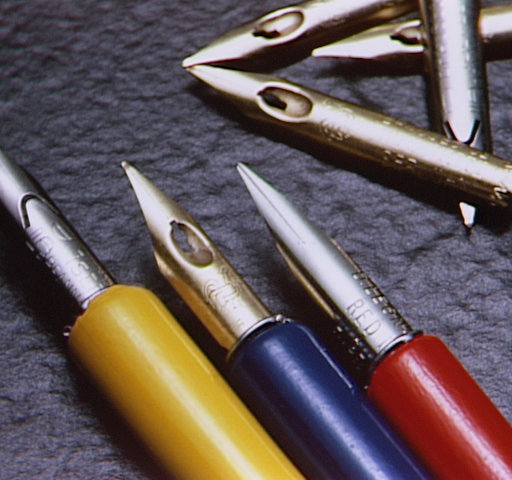
#> input picture 6边缘检测/test.jpg, 512 x 480 px
$ jupyter execute '6.3Laplacian算子.ipynb'   (older library calls are emulated)
#> lines starting #> are read from the running program, lines starting #| are printed output that depends on the picture; after the words box and inside, x2 and y2 are one past the last pixel; in counts of white or black regions, pixels touching at a corner belong together
[cell 1]
import cv2
import numpy as np
import matplotlib.pyplot as plt

# 设置中文显示
plt.rcParams['font.sans-serif'] = ['SimHei']
plt.rcParams['axes.unicode_minus'] = False

# ---------------------- 1. 工具函数（仅必要的噪声生成） ----------------------
def add_salt_pepper_noise(img, noise_ratio=0.02):
    noisy_img = img.copy()
    noise_num = int(noise_ratio * img.size)
    for _ in range(noise_num//2):
        x = np.random.randint(0, img.shape[0])
        y = np.random.randint(0, img.shape[1])
        noisy_img[x, y] = 255
    for _ in range(noise_num//2):
        x = np.random.randint(0, img.shape[0])
        y = np.random.randint(0, img.shape[1])
        noisy_img[x, y] = 0
    return noisy_img

# ---------------------- 2. 图像加载与预处理 ----------------------
# 读取灰度图像（替换为你的图像路径）
img = cv2.imread('test.jpg', cv2.IMREAD_GRAYSCALE)
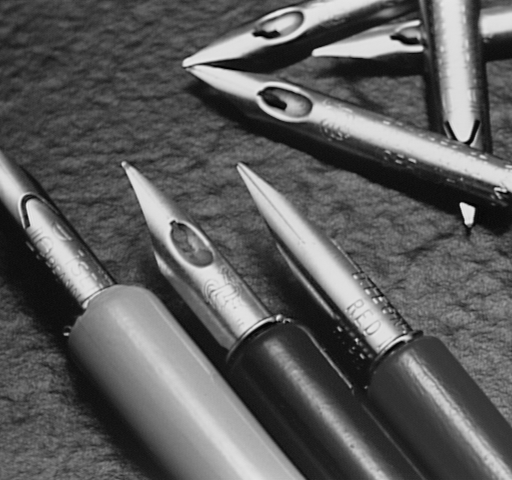
#> img: shape (480, 512); min 1, max 235, mean 92.1
# 若读取失败，生成500×500的矩形测试图（比随机图更易观察边缘）
if img is None:
    img = np.zeros((500, 500), dtype=np.uint8)
    cv2.rectangle(img, (100, 100), (400, 400), 200, -1)
    cv2.circle(img, (250, 250), 100, 150, -1)

# 生成加噪图像（椒盐噪声比例0.02）
img_noisy = add_salt_pepper_noise(img, noise_ratio=0.02)
#> after the loop in add_salt_pepper_noise, `for _ in range(noise_num//2):`:
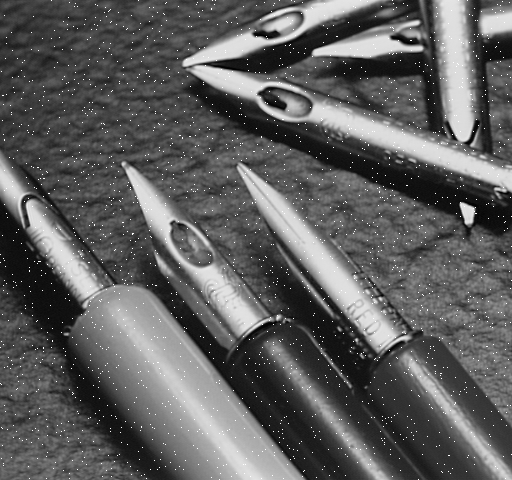
#> noisy_img: shape (480, 512); 1% of pixels changed, all inside (x1, y1, x2, y2) = (0, 0, 512, 480)
#> after the loop in add_salt_pepper_noise, `for _ in range(noise_num//2):`:
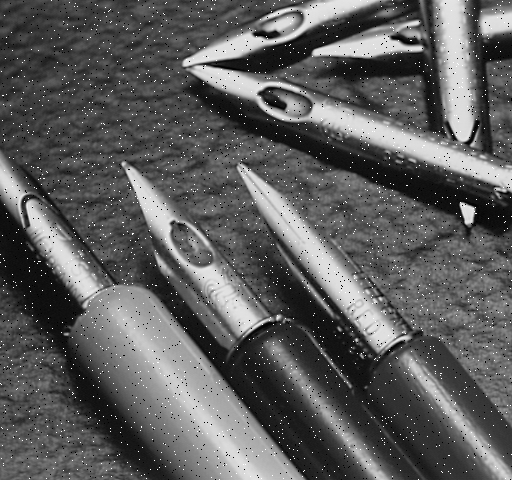
#> noisy_img: shape (480, 512); 0.99% of pixels changed, all inside (x1, y1, x2, y2) = (0, 0, 512, 480)

# ---------------------- 3. Laplacian算子边缘检测（核心逻辑） ----------------------
# 定义4邻域Laplacian卷积核（二阶微分离散化）
laplacian_kernel = np.array([[0, 1, 0],
                             [1, -4, 1],
                             [0, 1, 0]], dtype=np.float32)

# 原图Laplacian检测
img_float = img.astype(np.float64)
laplacian_origin = cv2.filter2D(img_float, cv2.CV_64F, laplacian_kernel)
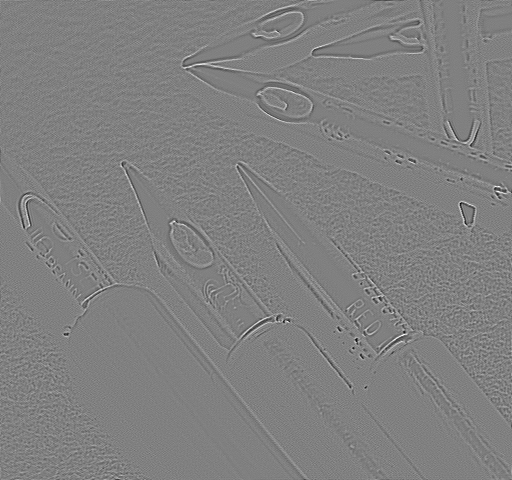
#> laplacian_origin: shape (480, 512) float64; min -176, max 173, mean 0; drawn with min black and max white
laplacian_origin = np.abs(laplacian_origin)
laplacian_origin = cv2.normalize(laplacian_origin, None, 0, 255, cv2.NORM_MINMAX).astype(np.uint8)

# 加噪图Laplacian检测
img_noisy_float = img_noisy.astype(np.float64)
laplacian_noisy = cv2.filter2D(img_noisy_float, cv2.CV_64F, laplacian_kernel)
laplacian_noisy = np.abs(laplacian_noisy)
laplacian_noisy = cv2.normalize(laplacian_noisy, None, 0, 255, cv2.NORM_MINMAX).astype(np.uint8)

# 扩展：8邻域Laplacian检测（可选对比）
laplacian_kernel_8 = np.array([[1, 1, 1],
                               [1, -8, 1],
                               [1, 1, 1]], dtype=np.float32)
laplacian_8_origin = cv2.filter2D(img_float, cv2.CV_64F, laplacian_kernel_8)
laplacian_8_origin = np.abs(laplacian_8_origin)
laplacian_8_origin = cv2.normalize(laplacian_8_origin, None, 0, 255, cv2.NORM_MINMAX).astype(np.uint8)

laplacian_8_noisy = cv2.filter2D(img_noisy_float, cv2.CV_64F, laplacian_kernel_8)
laplacian_8_noisy = np.abs(laplacian_8_noisy)
laplacian_8_noisy = cv2.normalize(laplacian_8_noisy, None, 0, 255, cv2.NORM_MINMAX).astype(np.uint8)

# ---------------------- 4. 可视化对比（4×2竖版布局，和你原代码一致） ----------------------
plt.figure(figsize=(10, 16))

plt.subplot(4, 2, 1)
plt.imshow(img, cmap='gray')
plt.title('1. 原图', fontsize=11)
plt.axis('off')

plt.subplot(4, 2, 2)
plt.imshow(img_noisy, cmap='gray')
plt.title('2. 加椒盐噪声图像', fontsize=11)
plt.axis('off')

plt.subplot(4, 2, 3)
plt.imshow(laplacian_origin, cmap='gray')
plt.title('3. Laplacian4邻域（原图）', fontsize=11)
plt.axis('off')

plt.subplot(4, 2, 4)
plt.imshow(laplacian_noisy, cmap='gray')
plt.title('4. Laplacian4邻域（加噪）', fontsize=11)
plt.axis('off')

plt.subplot(4, 2, 5)
plt.imshow(laplacian_8_origin, cmap='gray')
plt.title('5. Laplacian8邻域（原图）', fontsize=11)
plt.axis('off')

plt.subplot(4, 2, 6)
plt.imshow(laplacian_8_noisy, cmap='gray')
plt.title('6. Laplacian8邻域（加噪）', fontsize=11)
plt.axis('off')

# 补充：OpenCV内置Laplacian对比（可选）
laplacian_cv = cv2.Laplacian(img, cv2.CV_64F, ksize=3)
laplacian_cv = np.abs(laplacian_cv)
laplacian_cv = cv2.normalize(laplacian_cv, None, 0, 255, cv2.NORM_MINMAX).astype(np.uint8)

laplacian_cv_noisy = cv2.Laplacian(img_noisy, cv2.CV_64F, ksize=3)
laplacian_cv_noisy = np.abs(laplacian_cv_noisy)
laplacian_cv_noisy = cv2.normalize(laplacian_cv_noisy, None, 0, 255, cv2.NORM_MINMAX).astype(np.uint8)

plt.subplot(4, 2, 7)
plt.imshow(laplacian_cv, cmap='gray')
plt.title('7. OpenCV-Laplacian（原图）', fontsize=11)
plt.axis('off')

plt.subplot(4, 2, 8)
plt.imshow(laplacian_cv_noisy, cmap='gray')
plt.title('8. OpenCV-Laplacian（加噪）', fontsize=11)
plt.axis('off')

plt.tight_layout()
plt.subplots_adjust(wspace=0.1, hspace=0.2)
plt.show()

[cell 2]
import cv2
import numpy as np
import matplotlib.pyplot as plt

# 设置中文显示
plt.rcParams['font.sans-serif'] = ['SimHei']
plt.rcParams['axes.unicode_minus'] = False

# ---------------------- 1. 工具函数 ----------------------
def add_salt_pepper_noise(img, noise_ratio=0.02):
    noisy_img = img.copy()
    noise_num = int(noise_ratio * img.size)
    for _ in range(noise_num//2):
        x = np.random.randint(0, img.shape[0])
        y = np.random.randint(0, img.shape[1])
        noisy_img[x, y] = 255
    for _ in range(noise_num//2):
        x = np.random.randint(0, img.shape[0])
        y = np.random.randint(0, img.shape[1])
        noisy_img[x, y] = 0
    return noisy_img

# ---------------------- 2. 图像加载与预处理 ----------------------
img = cv2.imread('test.jpg', cv2.IMREAD_GRAYSCALE)
if img is None:
    img = np.zeros((500, 500), dtype=np.uint8)
    cv2.rectangle(img, (100, 100), (400, 400), 200, -1)
    cv2.circle(img, (250, 250), 100, 150, -1)

# 生成椒盐噪声（比例调高到0.05，更明显）
img_noisy = add_salt_pepper_noise(img, noise_ratio=0.05)
#> after the loop in add_salt_pepper_noise, `for _ in range(noise_num//2):`:
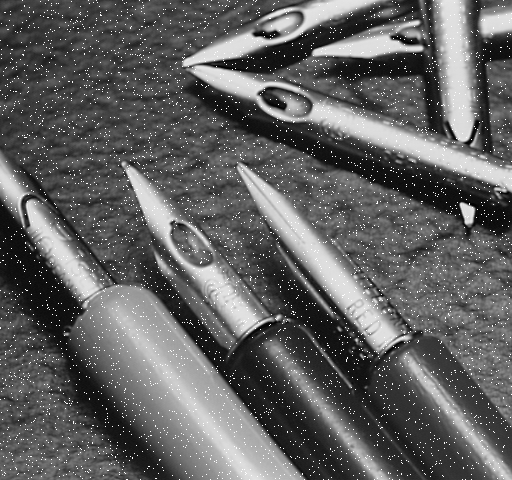
#> noisy_img: shape (480, 512); 2.47% of pixels changed, all inside (x1, y1, x2, y2) = (0, 0, 512, 480)
#> after the loop in add_salt_pepper_noise, `for _ in range(noise_num//2):`:
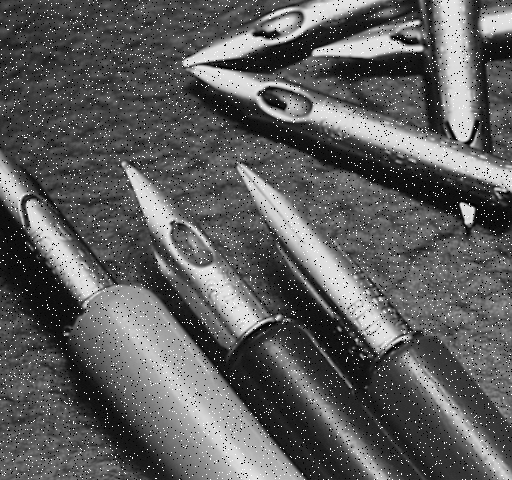
#> noisy_img: shape (480, 512); 2.48% of pixels changed, all inside (x1, y1, x2, y2) = (0, 0, 512, 480)

# 关键：椒盐噪声用中值滤波去噪（核大小3×3，必须是奇数）
img_noisy_smooth = cv2.medianBlur(img_noisy, 3)  # 替换高斯滤波为中值滤波

# ---------------------- 3. Laplacian 检测 ----------------------
laplacian_kernel = np.array([[0, 1, 0], [1, -4, 1], [0, 1, 0]], dtype=np.float32)

# 原图 Laplacian
img_float = img.astype(np.float64)
laplacian_origin = cv2.filter2D(img_float, cv2.CV_64F, laplacian_kernel)
laplacian_origin = np.abs(laplacian_origin)
laplacian_origin = cv2.normalize(laplacian_origin, None, 0, 255, cv2.NORM_MINMAX).astype(np.uint8)

# 加噪图直接 Laplacian（傻掉版）
img_noisy_float = img_noisy.astype(np.float64)
laplacian_noisy = cv2.filter2D(img_noisy_float, cv2.CV_64F, laplacian_kernel)
laplacian_noisy = np.abs(laplacian_noisy)
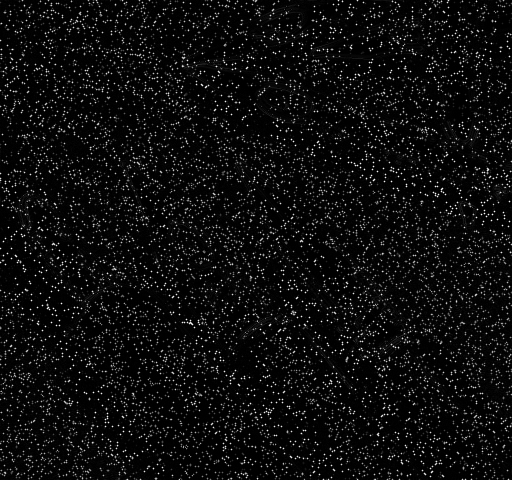
#> laplacian_noisy: shape (480, 512) float64; min 0, max 1000, mean 54.8; drawn with min black and max white
laplacian_noisy = cv2.normalize(laplacian_noisy, None, 0, 255, cv2.NORM_MINMAX).astype(np.uint8)

# 加噪图先中值滤波再 Laplacian（椒盐噪声专属救回版）
img_noisy_smooth_float = img_noisy_smooth.astype(np.float64)
laplacian_noisy_smooth = cv2.filter2D(img_noisy_smooth_float, cv2.CV_64F, laplacian_kernel)
laplacian_noisy_smooth = np.abs(laplacian_noisy_smooth)
laplacian_noisy_smooth = cv2.normalize(laplacian_noisy_smooth, None, 0, 255, cv2.NORM_MINMAX).astype(np.uint8)

# 增强对比度（让边缘更明显）
laplacian_origin = cv2.convertScaleAbs(laplacian_origin, alpha=3)
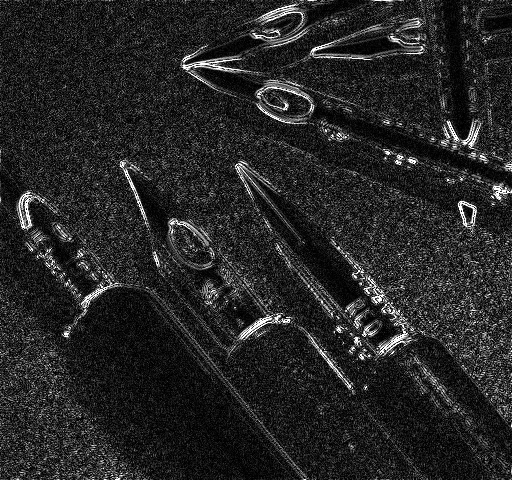
#> laplacian_origin: shape (480, 512); min 0, max 255, mean 38
laplacian_noisy = cv2.convertScaleAbs(laplacian_noisy, alpha=3)
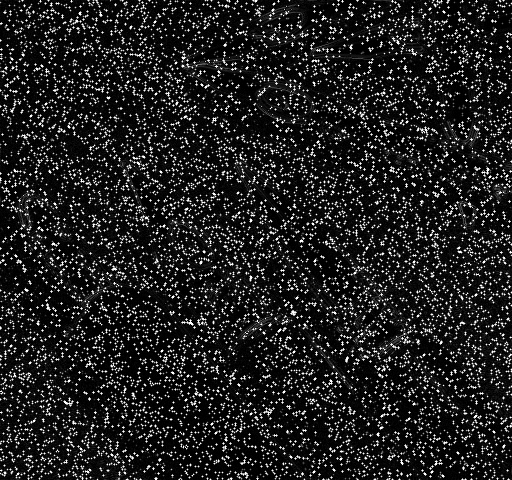
#> laplacian_noisy: shape (480, 512); min 0, max 255, mean 32.4
laplacian_noisy_smooth = cv2.convertScaleAbs(laplacian_noisy_smooth, alpha=3)
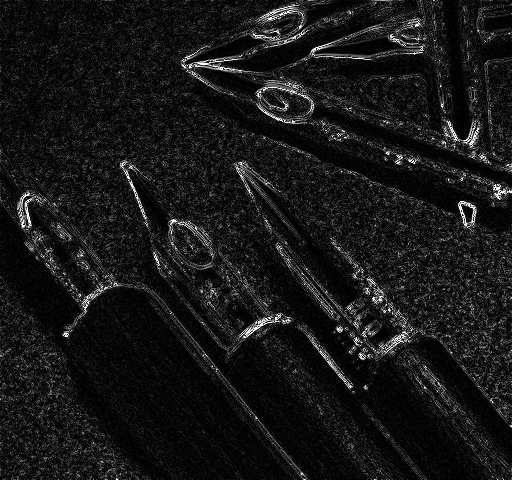
#> laplacian_noisy_smooth: shape (480, 512); min 0, max 255, mean 23

# ---------------------- 4. 可视化对比 ----------------------
plt.figure(figsize=(10, 12))

plt.subplot(3, 2, 1)
plt.imshow(img, cmap='gray')
plt.title('1. 原图', fontsize=11)
plt.axis('off')

plt.subplot(3, 2, 2)
plt.imshow(img_noisy, cmap='gray')
plt.title('2. 加椒盐噪声（比例0.05）', fontsize=11)
plt.axis('off')

plt.subplot(3, 2, 3)
plt.imshow(laplacian_origin, cmap='gray')
plt.title('3. Laplacian（原图）', fontsize=11)
plt.axis('off')

plt.subplot(3, 2, 4)
plt.imshow(laplacian_noisy, cmap='gray')
plt.title('4. Laplacian（加噪直接测→全是噪声）', fontsize=11)
plt.axis('off')

plt.subplot(3, 2, 5)
plt.imshow(img_noisy_smooth, cmap='gray')
plt.title('5. 加噪图先中值滤波', fontsize=11)
plt.axis('off')

plt.subplot(3, 2, 6)
plt.imshow(laplacian_noisy_smooth, cmap='gray')
plt.title('6. Laplacian（中值滤波后→清晰边缘）', fontsize=11)
plt.axis('off')

plt.tight_layout()
plt.subplots_adjust(wspace=0.1, hspace=0.2)
plt.show()

$ run again, with 6边缘检测/img.png saved as 6边缘检测/test.jpg
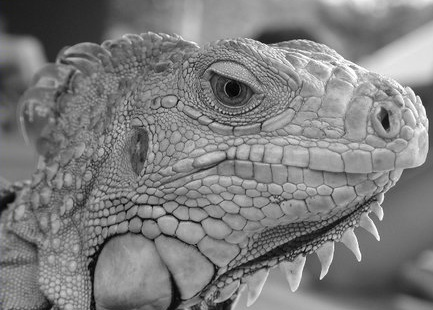
#> input picture 6边缘检测/img.png, 433 x 310 px
#> after the loop in add_salt_pepper_noise, `for _ in range(noise_num//2):`:
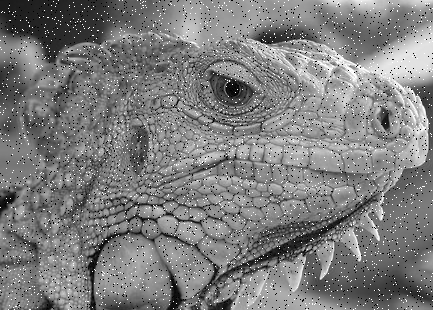
#> noisy_img: shape (310, 433); min 0, max 255, mean 125.5
#> `laplacian_noisy_smooth = cv2.convertScaleAbs(laplacian_noisy_smooth, a..`:
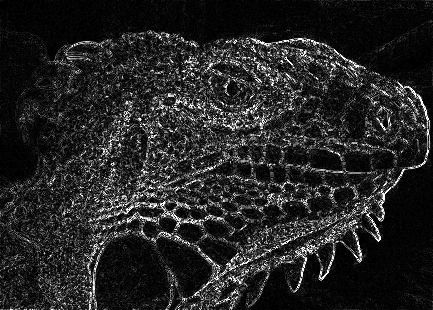
#> laplacian_noisy_smooth: shape (310, 433); min 0, max 255, mean 36.8
